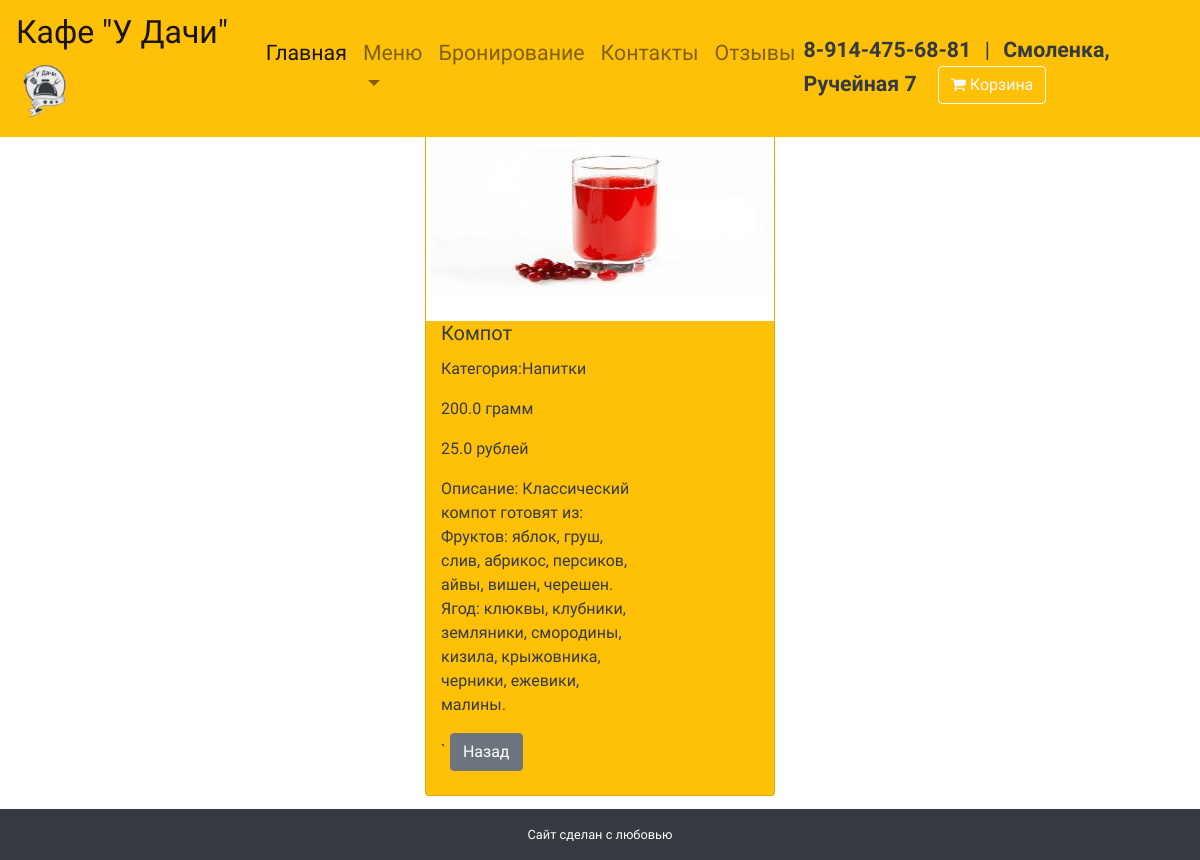
Screenshot of /bludaveiw/10/ with the database file from the repository.
### udachi/models.py (models this page shows, shortened)
class Bluda(models.Model):
    class Meta:
        verbose_name = 'Блюдо'
        verbose_name_plural = 'Блюда'
    nazvanie = models.CharField(verbose_name='Название', max_length=255, null=False, blank=False)
    opisanie = models.TextField('Описание', null=True, blank=True)
    cena = models.FloatField('Цена', default=0)
    gramovka = models.FloatField('Граммовка', default=0)
    prevyu = models.ImageField('Превью', null=False, blank=False)
    tip_bluda = models.ForeignKey(TipBluda, verbose_name='Тип блюда', on_delete=models.SET_NULL, null=True)
    ne_pokazivat = models.BooleanField('Не показывать блюдо', default=False)
    kolvo_dobavlenia_v_korzinu = models.IntegerField('Кол-во раз добавили в корзину', default=0)

class TipBluda(models.Model):
    class Meta:
        verbose_name = 'Тип блюда'
        verbose_name_plural = 'Типы блюда'
    nazvanie = models.CharField(verbose_name='Название', max_length=255, null=False, blank=False)
    def __str__(self):
        return self.nazvanie

### udachi/views.py (the view)
# urls.py: path('bludaveiw/<pk>/', NewsDetailView.as_view(), name='detail_view'),
class NewsDetailView(DetailView):
    model = Bluda
    template_name = 'udachi/detail_view.html'
    context_object_name = 'bluda'

### udachi/cart.py (called while the page is built)
    def __len__(self):
        return sum(item['quantity'] for item in self.cart.values())

### udachi/context_processors.py (called while the page is built)
def cart(request):
    return {'cart': Cart(request)}

### udachi/templates/udachi/detail_view.html (shortened to what this page needs)
{% extends 'udachi/base.html' %}
{% load thumbnail %}
{% load static %}
{% block Content %}
    <br>
    <br><br>
    <div class="container py-5">
        <div class="row justify-content-center">
            <div class="col-12 col-md-6 col-lg-4 col-xl-4">
                <div class="card text-dark bg-warning mb-3" style="max-width: 23rem;">
                    {% if bluda.prevyu %}
                        {% thumbnail bluda.prevyu 350x350 as image %}
                        <img class="card-img-top" src="/{{ image }}">
                    {% else %}
                        <img class="card-img-top img-fluid" src="{% static 'udachi/logo.png' %}">
                    {% endif %}
                    <div class="col-md-8">
                        <h5 class="card-title">{{ bluda.nazvanie }}</h5>
                        <p> Категория:{{ bluda.tip_bluda }} </p>
                        <p>{{ bluda.gramovka }} грамм</p>
                        <p class="price"> {{ bluda.cena }} рублей </p>
                        <p class="card-text">Описание: {{ bluda.opisanie }} </p>
                        `
                        <a href="{% url "home" %}" class="btn btn-secondary">Назад</a>
                    </div>
                    <br>
                </div>
            </div>
            <br>
        </div>
    </div>
{% endblock %}

### udachi/static/udachi/style.css (style rules this page uses)
body { font-family: 'Balsamiq Sans', cursive; }
.card-img-top { height: 200px; }

### rows the page displays
Bluda: prevyu (picture), nazvanie "Компот", tip_bluda "Напитки", gramovka "200.0", cena "25.0", opisanie "Классический компот готовят из: Фруктов: яблок, груш, слив, абрикос, персиков, айвы, вишен, черешен. Ягод: клюквы, клубники, земляники, смородины, кизила, крыжовника, черники, ежевики, малины."
